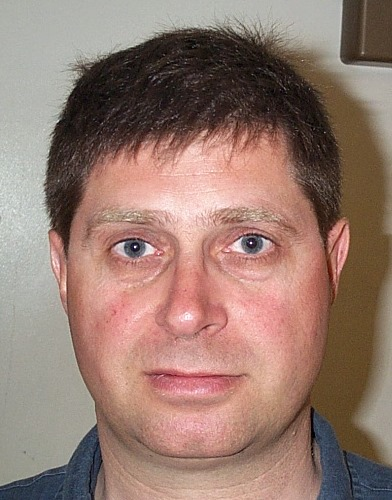
%> input picture code/DB1/db1_01.jpg, 392 x 500 px; its folder holds 4 pictures in this run
$ octave main.m   (GNU Octave 9; MATLAB toolbox functions it lacks are replaced by stand-ins)
%> lines starting %> are read from the running program, lines starting %| are printed output that depends on the picture; in (x1, y1, x2, y2) boxes, pixels count from 0 and x2, y2 are one past the last pixel; in counts of white or black regions, pixels touching at a corner belong together; the program's own positions count from 1
%> further down, filename is the input picture: size 500x392x3 uint8; mean R, G, B 150.1, 122.6, 111.8
### code/applyLightCompensation.m
% [19 lines of commented-out code are left out]


function img_corrected = applyLightCompensation(img)
    img = im2double(img);

    % standard "middle gray"
    desired_brightness = 0.5;

    avgR = mean(mean(img(:,:,1)));
%> avgR = 0.588
    avgG = mean(mean(img(:,:,2)));
%> avgG = 0.481
    avgB = mean(mean(img(:,:,3)));
%> avgB = 0.439

    aR = desired_brightness / avgR;
%> aR = 0.85
    aG = desired_brightness / avgG;
%> aG = 1.04
    aB = desired_brightness / avgB;
%> aB = 1.14

    img_corrected1 = img;

    img_corrected1(:,:,1) = img(:,:,1) * aR;
    img_corrected1(:,:,2) = img(:,:,2) * aG;
    img_corrected1(:,:,3) = img(:,:,3) * aB;
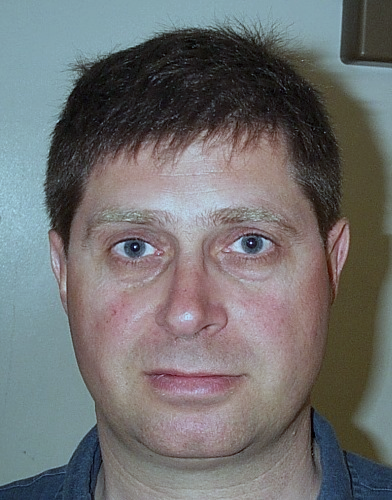
%> img_corrected1: size 500x392x3 double; mean R, G, B 0.5, 0.5, 0.5; drawn with min black and max white

    img_corrected1(img_corrected1 > 1) = 1;
%> img_corrected1: size 500x392x3 double; 0.09% of pixels changed, all inside (x1, y1, x2, y2) = (0, 194, 265, 392)

    img_corrected = normalizeExposure(img_corrected1);
end

### code/normalizeExposure.m
function img_norm = normalizeExposure(img)
    %img = im2double(img);
    current_mean = mean(img(:));
%> current_mean = 0.5
    target_mean = 0.5;

    if current_mean < 0.001
        scaling_factor = 1;
    else
        scaling_factor = target_mean / current_mean;
%> scaling_factor = 1
    end

    img_norm = img * scaling_factor;
    img_norm(img_norm > 1) = 1;
%> img_norm: size 500x392x3 double; mean R, G, B 0.5, 0.5, 0.5; mean of the top-left, top-right, bottom-left and bottom-right quarters 0.515, 0.413, 0.579, 0.493
%> `I_comp_ycbcr = rgb2ycbcr(I_comp);`: I_comp_ycbcr: size 500x392x3 uint8; mean of channels 1, 2, 3 125.5, 128, 128
end

### code/detectSkin.m
function skin_mask = detectSkin(I_ycbcr)

    %img = imgaussfilt(img, 1);

    Cb = double(I_ycbcr(:,:,2));
    Cr = double(I_ycbcr(:,:,3));
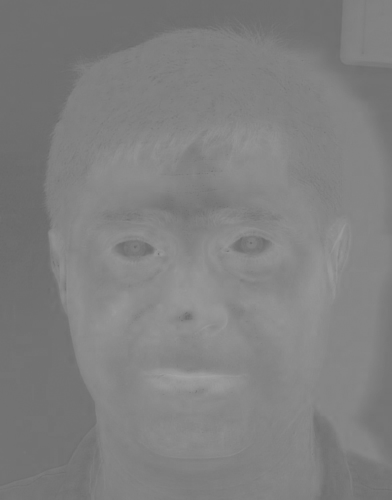
%> Cr: size 500x392 double; min 105, max 163, mean 128
    Y = double(I_ycbcr(:,:,1));
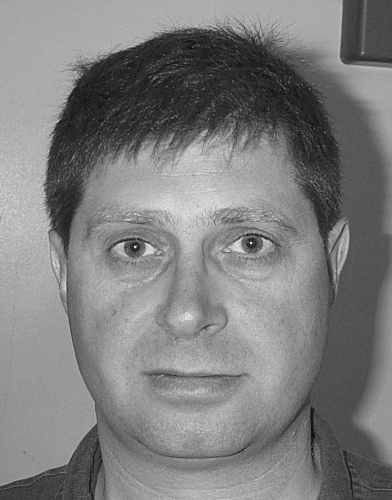
%> Y: size 500x392 double; min 16, max 225, mean 125.5

    mask_Cb = (Cb >= 60) & (Cb <= 135);
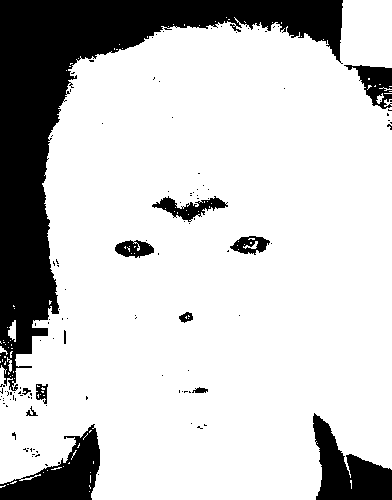
%> mask_Cb: size 500x392 logical; 79.5% white; 117 black regions (104 under 20 px), largest, box (x1, y1, x2, y2) and area: (0, 0, 343, 391) 29698, (0, 424, 100, 500) 3564, (313, 413, 392, 500) 3546
    mask_Cr = (Cr >= 125) & (Cr <= 175);
%> mask_Cr: size 500x392 logical; 69.4% white; 234 black regions (224 under 20 px), largest, box (x1, y1, x2, y2) and area: (0, 0, 392, 500) 50630, (313, 281, 392, 500) 6544, (149, 188, 230, 227) 1259
    %skin_mask = mask_Cb & mask_Cr;

    imgHSV = rgb2hsv(ycbcr2rgb(I_ycbcr));
%> imgHSV: size 500x392x3 double; mean H, S, V 0.392, 0.202, 0.55
    H = imgHSV(:,:,1);
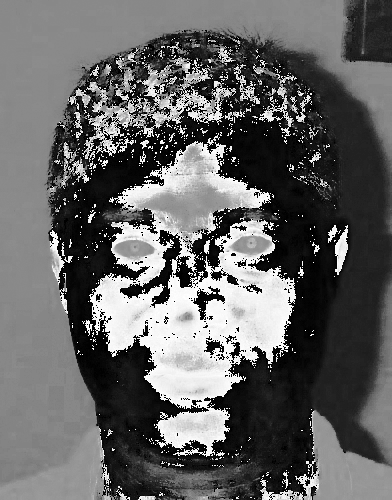
%> H: size 500x392 double; min 0, max 0.997, mean 0.392
    S = imgHSV(:,:,2);
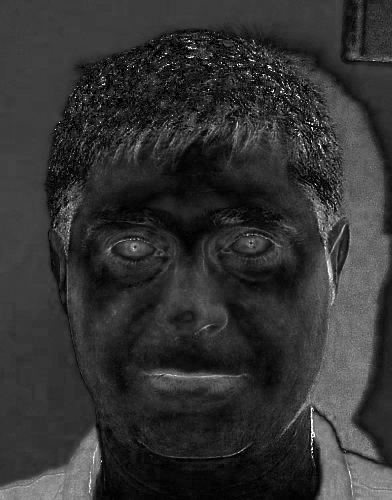
%> S: size 500x392 double; min 0, max 1, mean 0.202

    %maskHSV = (H <= 0.15 | H >= 0.8) & (S >= 0.05 & S <= 0.95);
    %skin_mask = skin_mask & maskHSV;

    base_skin = (H <= 0.15 | H >= 0.8) & (S >= 0.05 & S <= 0.95);
%> base_skin: size 500x392 logical; 55.1% white; 976 black regions (918 under 20 px), largest, box (x1, y1, x2, y2) and area: (0, 0, 392, 500) 65620, (271, 251, 392, 500) 8995, (101, 142, 265, 256) 5807

    is_bright = Y > 0.8;
%> is_bright: size 500x392 logical; every value is 1
    pale_skin = is_bright & (H <= 0.15 | H >= 0.8) & (S >= 0.0);
%> pale_skin: size 500x392 logical; 59.1% white; 903 black regions (848 under 20 px), largest, box (x1, y1, x2, y2) and area: (0, 0, 392, 500) 57348, (312, 251, 392, 500) 8321, (102, 144, 241, 245) 3795

    maskHSV_combined = base_skin | pale_skin;

    % Final Mask
    skin_mask = mask_Cb & mask_Cr & maskHSV_combined;

% [79 lines of commented-out code are left out]
end

### code/main.m

clc; clear; close all;

Directory = 'DB1\';
% Read images from Images folder
Imgs = dir(fullfile(Directory,'*.jpg'));
% [5 lines of commented-out code are left out]

h = 260;
w = 190;
images = zeros(h*w, 16);
%images(:,1) = img(:);

for i = 1:16

    filename = imread(fullfile(Directory,Imgs(i).name));
    img = filename;

    I = applyLightCompensation(img);
    I_comp = im2uint8(I);
    I_comp_ycbcr = rgb2ycbcr(I_comp);

    skin_mask_raw = detectSkin(I_comp_ycbcr);
    % skin_mask_raw = detect_skin_face(I_comp);

    se_open = strel('disk', 3);
    skin_mask = imopen(skin_mask_raw, se_open);
%> skin_mask: size 500x392 logical; 53.6% white; 172 black regions (147 under 20 px), largest, box (x1, y1, x2, y2) and area: (0, 0, 392, 500) 77322, (102, 144, 278, 247) 4931, (115, 439, 271, 500) 4289

    se_close = strel('disk', 15);
    skin_mask = imclose(skin_mask, se_close);
%> skin_mask: size 500x392 logical; 64.2% white; 4 black regions, box (x1, y1, x2, y2) and area: (0, 0, 392, 500) 65382, (154, 180, 221, 235) 2537, (147, 467, 241, 500) 2170, (384, 30, 392, 57) 166

    skin_mask = imfill(skin_mask, 'holes');
%> skin_mask: size 500x392 logical; 65.5% white; 3 black regions, box (x1, y1, x2, y2) and area: (0, 0, 392, 500) 65382, (147, 467, 241, 500) 2170, (384, 30, 392, 57) 166

    skin_mask_full = bwconvhull(skin_mask);
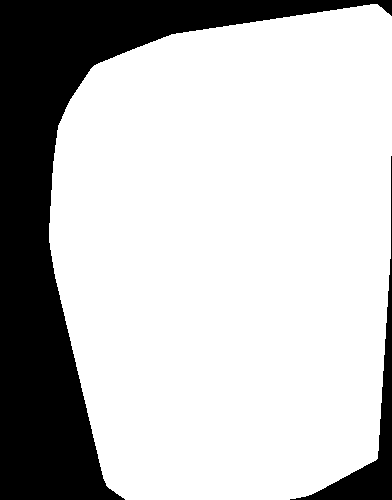
%> skin_mask_full: size 500x392 logical; 75.2% white; 2 black regions, box (x1, y1, x2, y2) and area: (0, 0, 392, 500) 44741, (290, 156, 392, 500) 3806

    subplot(4,4,i)
    imshow(skin_mask);


end
%> pass 2 of the loop `for i = 1:16`:
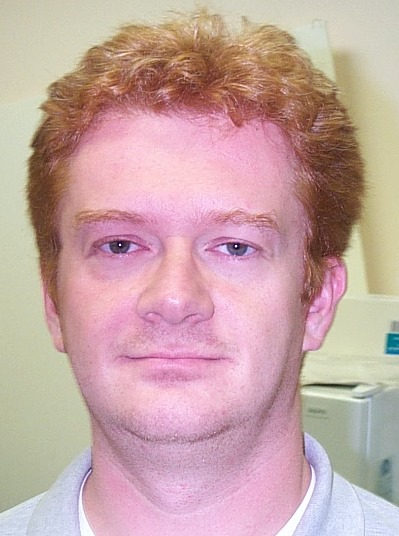
%> input picture code/DB1/db1_02.jpg, 399 x 536 px
%> filename is the input picture: size 536x399x3 uint8; mean R, G, B 198.3, 166, 165.2
%> img: size 536x399x3 double
%> I_comp: size 536x399x3 uint8
%> I_comp_ycbcr: size 536x399x3 uint8; mean of channels 1, 2, 3 125.5, 128, 128
%> Cb: size 536x399 double
%> Cr: size 536x399 double
%> Y: size 536x399 double
%> in detectSkin (call 2), `mask_Cb = (Cb >= 60) & (Cb <= 135);`:
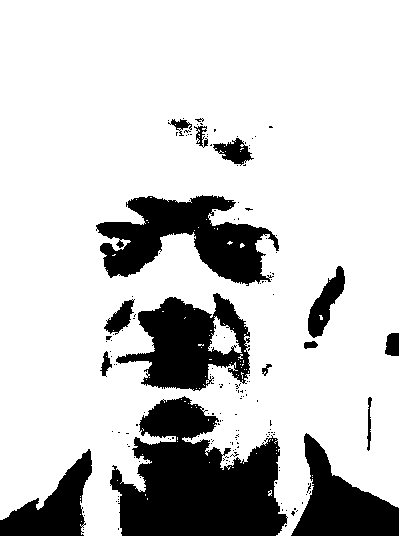
%> mask_Cb: size 536x399 logical; 79.4% white; 169 black regions (154 under 20 px), largest, box (x1, y1, x2, y2) and area: (110, 396, 288, 536) 15715, (96, 195, 279, 286) 8535, (116, 293, 250, 391) 7097
%> mask_Cr: size 536x399 logical; 64.3% white; 26 black regions (22 under 20 px), largest, box (x1, y1, x2, y2) and area: (0, 0, 399, 536) 76068, (205, 22, 212, 31) 45, (220, 245, 229, 253) 45, (240, 247, 251, 254) 39
%> imgHSV: size 536x399x3 double; mean H, S, V 0.526, 0.202, 0.552
%> H: size 536x399 double
%> S: size 536x399 double
%> base_skin: size 536x399 logical; 37.3% white; 307 white regions (291 under 20 px), largest, box (x1, y1, x2, y2) and area: (28, 29, 364, 501) 76171, (84, 394, 128, 516) 2087, (208, 422, 231, 438) 115
%> is_bright: size 536x399 logical; every value is 1
%> pale_skin: size 536x399 logical; 37.6% white; 320 white regions (304 under 20 px), largest, box (x1, y1, x2, y2) and area: (28, 29, 364, 516) 78921, (208, 422, 231, 438) 115, (211, 236, 233, 244) 84
%> `skin_mask = imclose(skin_mask, se_close);`:
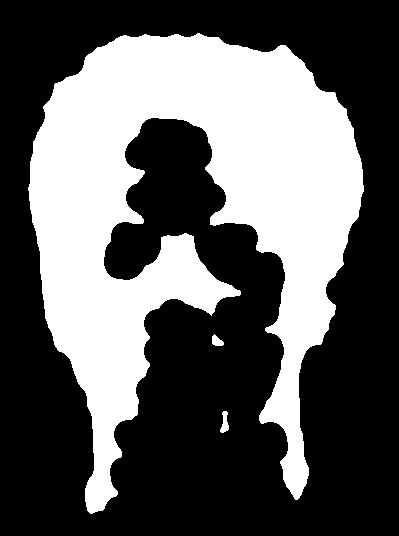
%> skin_mask: size 536x399 logical; 36.8% white; 3 white regions, box (x1, y1, x2, y2) and area: (28, 33, 364, 514) 78477, (220, 411, 229, 433) 122, (212, 334, 224, 346) 94
%> (the run ends here)
